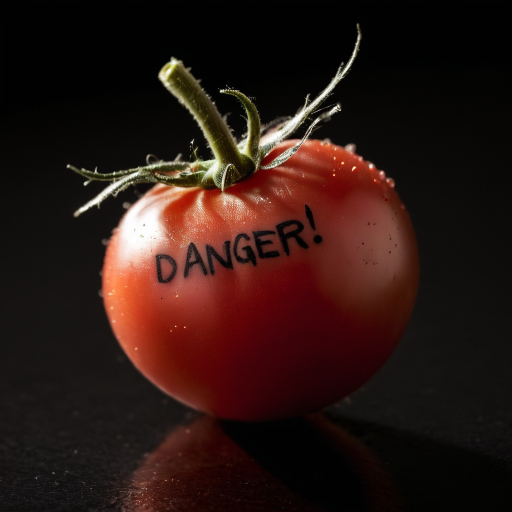
#> input picture test-img.png, 1024 x 1024 px (shown at 1/2 size)
$ python -i ozonogroup_articles_gen.py   (imports and definitions only)
#> lines starting #> are read from the running program, lines starting #| are printed output that depends on the picture
import os
import shutil
import datetime
import requests
import base64

from PIL import Image, ImageFont, ImageDraw

import util
import util_ai

model = '/Meta-Llama-3.1-8B-Instruct-Q4_K_M.gguf'

proj = 'ozonogroup'
query = f'ozone'.strip().lower()
query_slug = query.replace(' ', '-')

vault = '/home/ubuntu/vault'
pubmed_folderpath = f'{vault}/{proj}/studies/pubmed'
query_folderpath = f'{pubmed_folderpath}/{query_slug}'
master_filepath = f'{query_folderpath}/master.csv'
news_folderpath = f'{vault}/{proj}/news'

def get_latest_published_study_json():
    for i in range(99999):
        date_curr = datetime.datetime.now() - datetime.timedelta(i)
        today_year = date_curr.year
        today_month = date_curr.month
        today_day = date_curr.day
        today_year = str(today_year)
        if today_month < 10: today_month = f'0{today_month}'
        else: today_month = str(today_month)
        if today_day < 10: today_day = f'0{today_day}'
        else: today_day = str(today_day)
        jsons_filenames_todo = [f for f in os.listdir(f'{query_folderpath}/json')]
        jsons_filenames_done = [f for f in os.listdir(f'{news_folderpath}/done')]
        jsons_filenames_rejected = [f for f in os.listdir(f'{news_folderpath}/rejected')]
        for json_filename_todo in jsons_filenames_todo:
            if json_filename_todo in jsons_filenames_done: continue
            if json_filename_todo in jsons_filenames_rejected: continue
            json_filepath = f'{query_folderpath}/json/{json_filename_todo}'
            data = util.json_read(json_filepath)
            try: citation = data['PubmedArticle'][0]['MedlineCitation']
            except: continue
            try: pmid = citation['PMID']
            except: continue
            try: article = data['PubmedArticle'][0]['MedlineCitation']['Article']
            except: continue
            try: date = article['ArticleDate'][0]
            except: continue
            try: year = date['Year']
            except: continue
            try: month = date['Month']
            except: continue
            try: day = date['Day']
            except: continue
            try: title = article['ArticleTitle']
            except: continue
            try: abstract_text = article['Abstract']['AbstractText']
            except: continue
            try: journal_title = article['Journal']['Title']
            except: journal_title = ''
            try: journal_volume = article['Journal']['JournalIssue']['Volume']
            except: journal_volume
            try: journal_issue = article['Journal']['JournalIssue']['Issue']
            except: journal_issue
            abstract_text = ' '.join(abstract_text)
            if today_year == year and today_month == month and today_day == day:
                if False:
                    print(f'[PMID] {pmid}')
                    print(f'[DATE] {year}/{month}/{day}')
                    print(f'[JOURNAL] {journal_title}.{journal_volume}.{journal_issue}')
                    print(f'[TITLE] {title}')
                    print(f'[ABSTRACT] {abstract_text}')
                return {
                    'pmid': pmid,
                    'year': year,
                    'month': month,
                    'day': day,
                    'journal_title': journal_title,
                    'journal_volume': journal_volume,
                    'journal_issue': journal_issue,
                    'study_title': title,
                    'abstract_text': abstract_text,
                }

def write_article_json(data):
    pmid = data['pmid']
    year = data['year']
    month = data['month']
    day = data['day']
    journal_title = data['journal_title']
    journal_volume = data['journal_volume']
    journal_issue = data['journal_issue']
    study_title = data['study_title']
    abstract_text = data['abstract_text']
    prompt = f'''test'''
    reply = util_ai.gen_reply(prompt)
    print()
    print(pmid)
    print(f'{year}/{month}/{day}')
    print()
    print(study_title)
    print()
    print(abstract_text)
    print()
    prompt = f'''
        Translate in Italian the following ABSTRACT.
        ## ABSTRACT
        {study_title}
        {abstract_text}
    '''
    reply = util_ai.gen_reply(prompt)
    for i in range(3):
        if i >= 3: return
        is_abstract_good = input('\ngood abstract? [y/n] >>> ')
        if is_abstract_good == 'y': break
        if is_abstract_good == 'n':
            json_filepath_source = f'{pubmed_folderpath}/{query_slug}/json/{pmid}.json'
            json_filepath_target = f'{news_folderpath}/rejected/{pmid}.json'
            shutil.copy2(json_filepath_source, json_filepath_target)
            return

    json_filepath = f'{news_folderpath}/curr/{pmid}.json'
    util.create_folder_for_filepath(json_filepath)
    util.json_generate_if_not_exists(json_filepath)
    data = util.json_read(json_filepath)
    data['id'] = pmid
    data['year'] = year
    data['month'] = month
    data['day'] = day
    util.json_write(json_filepath, data)

    key = 'title'
    if key not in data: data[key] = ''
    if data[key] == '':
        run = True
        while run:
            prompt = f'''
                Write a numbered list of 10 titles for an article about the ABSTRACT below.
                Use the following GUIDELINES to write the titles.
                ## GUIDELINES
                Each headline must be unique, novel, and different from the others.
                Each headline must be 3 to 16 words long.
                Each headline must focus on ozone.
                Reply in Italian.
                ## ABSTRACT
                {study_title}
                {abstract_text}
            '''
            reply = util_ai.gen_reply(prompt)
            lines = []
            for line in reply.split('\n'):
                line = line.strip()
                if line == '': continue
                if not line[0].isdigit(): continue
                if '. ' not in line: continue
                line = '. '.join(line.split('. ')[1:])
                line = line.strip()
                if line == '': continue
                line = line.replace('.', '')
                line = line.replace('"', '')
                line = line.replace('**', '')
                lines.append(line)
            if len(lines) == 10:
                print('*******************************************')
                print('*******************************************')
                for i in range(len(lines)):
                    print(f'{i}: {lines[i]}')
                selected = input('select title num >>> ')
                if selected.strip() == '': continue
                selected = int(selected)
                data['title'] = lines[selected]
                util.json_write(json_filepath, data)
                run = False
    key = 'slug'
    if key not in data: data[key] = ''
    if data[key] == '':
        run = True
        while run:
            title = data['title']
            prompt = f'''
                Rewrite the following title by removing all stop words, determinative articles, and other unnecessary words.
                Keep only the most important words.
                Keep only the keywords.
                Keep the spaces.
                Write as few words as possible.
                The end results should look like a "slug" you find in a url.
                Reply only with the slug.
                ## TITLE
                {title}
            '''
            reply = util_ai.gen_reply(prompt)
            slug = reply.replace(' ', '-').lower().strip()
            print('************************************************')
            print(slug)
            print('************************************************')
            slug_ok = input('press y to confirm slug >>> ')
            if slug_ok == 'y':
                data['slug'] = slug
                util.json_write(json_filepath, data)
                run = False
    key = 'category'
    if key not in data: data[key] = ''
    if data[key] == '':
        categories = ['sanificazione', 'medicina', 'ambiente', 'lavorazione', 'tecnologia', 'chimica']
        for i, category in enumerate(categories):
            print(f'{i}. {category}')
        selected = int(input('select title num >>> '))
        data[key] = categories[selected]
        util.json_write(json_filepath, data)
    key = 'body'
    if key not in data: data[key] = []
    if data[key] == []:
        run = True
        while run:
            prompt = f'''
                Write a detailed article discussing the scientific study in the ABSTRACT below and using the following GUIDELINES.
                ## GUIDELINES
                The article is 5 paragraphs.
                The paragraphs are very detailed and long.
                Write each paragraph in about 60-80 words.
                Title the paragraphs as following: Paragrafo 1, Paragrafo 2, Paragrafo 3, Paragrafo 4, Paragrafo 5.
                In paragraph 1, write the introduction and iclude the fact that the scientific study discussed was publisced by the following publication: "{journal_title}".
                In paragraph 2, write the methods.
                In paragraph 3, write the results.
                In paragraph 4, write the discussions.
                In paragraph 5, write the conclusions.
                Write the paragraphs in an easy and simple to understand way.
                Clarify and expand on concepts that are not easily understandable by most people.
                Include the name of the publication in the article: {journal_title}.
                Include info about ozone from the abstract.
                Don't repeat yourself.
                Don't include the title of the study in the abstract.
                Don't include refereces to links, e.g. (1), etc...
                Reply in Italian.
                ## ABSTRACT
                {data['title']}
                {abstract_text}
            '''
            reply = util_ai.gen_reply(prompt)
            paragraphs = []
            for line in reply.split('\n'):
                line = line.strip()
                if line == '': continue
                if 'paragrafo' in line.lower(): continue
                if '**' in line.lower(): continue
                paragraphs.append(line)
            if len(paragraphs) == 5:
                print('*******************************************')
                for paragraph in paragraphs:
                    print(paragraph)
                    print()
                print('*******************************************')
                confirmed = input('press y to confirm body >>> ')
                if confirmed == 'y':
                    data[key] = paragraphs
                    util.json_write(json_filepath, data)
                    run = False
    # img
    run = True
    if not os.path.exists(f'{news_folderpath}/curr/{pmid}-raw.jpg'):
        while run:
            print(data['body'])
            prompt = input('insert image promt >>> ')
            if prompt.strip() == '': continue
            payload = {
                "prompt": prompt,
                "width": 1024,
                "height": 1024,
                "steps": 25,
                "cfg_scale": 6,
                "denoising_strength": 0.7,
                "sampler_name": "DPM++ 2M",
                "scheduler": "Karras",
                "seed": -1,
                "batch_size": 1
            }
            response = requests.post(url='http://127.0.0.1:7860/sdapi/v1/txt2img', json=payload)
            r = response.json()
            print(r)
            export_filepath = f'{news_folderpath}/tmp/{pmid}.jpg'
            with open(export_filepath, 'wb') as f:
                f.write(base64.b64decode(r['images'][0]))
            img = Image.open(export_filepath)
            img.show()
            confirmed = input('confirm image? [y] >>> ')
            if confirmed == 'y':
                export_filepath = f'{news_folderpath}/curr/{pmid}-raw.jpg'
                with open(export_filepath, 'wb') as f:
                    f.write(base64.b64decode(r['images'][0]))
                img = Image.open(f'{news_folderpath}/curr/{pmid}-raw.jpg')
                img.thumbnail((768, 768), Image.Resampling.LANCZOS)
                draw = ImageDraw.Draw(img)
                font = ImageFont.truetype('fonts/Lato/Lato-Regular.ttf', 16)
                text = 'ozonogroup'
                _, _, text_w, text_h = font.getbbox(text)
                padding = int(768 * 0.05)
                draw.text((768 - text_w - padding, 768 - text_h - padding), text, '#ffffff', font=font)
                img.save(f'{news_folderpath}/curr/{pmid}-final.jpg', optimize=True, quality=70)
                run = False
            if confirmed == 's':
                run = False

    if False:
        if os.path.exists(f'{news_folderpath}/curr/{pmid}-raw.jpg'):
            if not os.path.exists(f'{news_folderpath}/curr/{pmid}-final.jpg'):
                confirm = input('process img? [y] >>> ')
                if confirm == 'y':
                    img = Image.open(f'{news_folderpath}/curr/{pmid}-raw.jpg')
                    img.thumbnail((768, 768), Image.Resampling.LANCZOS)
                    draw = ImageDraw.Draw(img)
                    font = ImageFont.truetype('fonts/Lato/Lato-Regular.ttf', 16)
                    text = 'ozonogroup'
                    _, _, text_w, text_h = font.getbbox(text)
                    padding = int(768 * 0.05)
                    draw.text((768 - text_w - padding, 768 - text_h - padding), text, '#ffffff', font=font)
                    img.save(f'{news_folderpath}/curr/{pmid}-test.jpg', optimize=True, quality=70)

    confirmed = input('confirm article? [y] >>> ')
    if confirmed == 'y':
        json_filepath_done = f'{news_folderpath}/done/{pmid}.json'
        image_filepath_source = f'{news_folderpath}/curr/{pmid}-final.jpg'
        image_filepath_target = f'{news_folderpath}/images/{pmid}.jpg'
        shutil.move(json_filepath, json_filepath_done)
        shutil.move(image_filepath_source, image_filepath_target)

# [1 line that did not run here, left out]
# [1 line not run here, left out]

>>> import cv2
>>> picture = cv2.imread('test-img.png', cv2.IMREAD_GRAYSCALE)
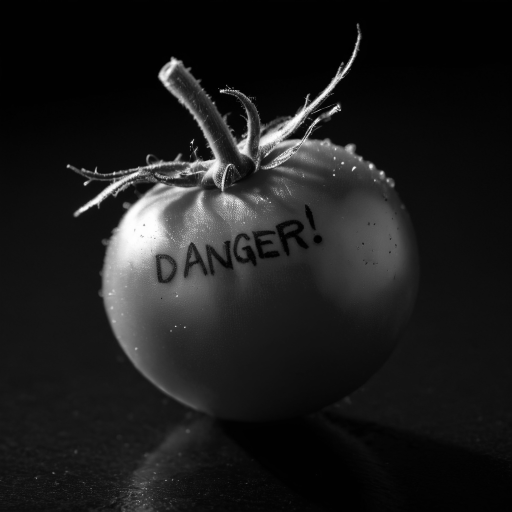
#> picture: shape (1024, 1024) (shown at 1/2 size); min 0, max 255, mean 28.1
#> (the run stopped early here; a loop or call above may not have finished)
